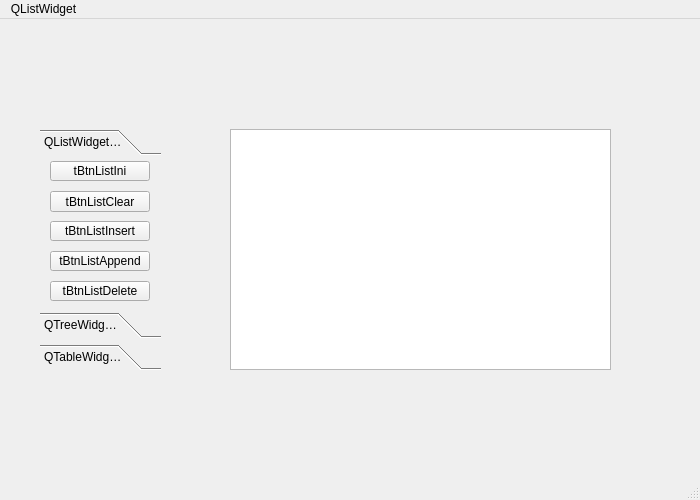
<?xml version="1.0" encoding="UTF-8"?>
<ui version="4.0">
 <class>MainWindow</class>
 <widget class="QMainWindow" name="MainWindow">
  <property name="geometry">
   <rect>
    <x>0</x>
    <y>0</y>
    <width>700</width>
    <height>500</height>
   </rect>
  </property>
  <property name="windowTitle">
   <string>MainWindow</string>
  </property>
  <widget class="QWidget" name="centralwidget">
   <widget class="QToolBox" name="toolBox">
    <property name="geometry">
     <rect>
      <x>40</x>
      <y>110</y>
      <width>121</width>
      <height>241</height>
     </rect>
    </property>
    <property name="currentIndex">
     <number>0</number>
    </property>
    <widget class="QWidget" name="page0">
     <property name="geometry">
      <rect>
       <x>0</x>
       <y>0</y>
       <width>121</width>
       <height>163</height>
      </rect>
     </property>
     <attribute name="label">
      <string>QListWidget操作</string>
     </attribute>
     <widget class="QToolButton" name="tBtnListIni">
      <property name="geometry">
       <rect>
        <x>10</x>
        <y>0</y>
        <width>100</width>
        <height>20</height>
       </rect>
      </property>
      <property name="text">
       <string>tBtnListIni</string>
      </property>
     </widget>
     <widget class="QToolButton" name="toolButton_2">
      <property name="geometry">
       <rect>
        <x>10</x>
        <y>30</y>
        <width>100</width>
        <height>21</height>
       </rect>
      </property>
      <property name="text">
       <string>tBtnListClear</string>
      </property>
     </widget>
     <widget class="QToolButton" name="toolButton_3">
      <property name="geometry">
       <rect>
        <x>10</x>
        <y>60</y>
        <width>100</width>
        <height>20</height>
       </rect>
      </property>
      <property name="text">
       <string>tBtnListInsert</string>
      </property>
     </widget>
     <widget class="QToolButton" name="toolButton_4">
      <property name="geometry">
       <rect>
        <x>10</x>
        <y>90</y>
        <width>100</width>
        <height>20</height>
       </rect>
      </property>
      <property name="text">
       <string>tBtnListAppend</string>
      </property>
     </widget>
     <widget class="QToolButton" name="toolButton_5">
      <property name="geometry">
       <rect>
        <x>10</x>
        <y>120</y>
        <width>100</width>
        <height>20</height>
       </rect>
      </property>
      <property name="text">
       <string>tBtnListDelete</string>
      </property>
     </widget>
    </widget>
    <widget class="QWidget" name="page2">
     <attribute name="label">
      <string>QTreeWidget操作</string>
     </attribute>
    </widget>
    <widget class="QWidget" name="page3">
     <property name="geometry">
      <rect>
       <x>0</x>
       <y>0</y>
       <width>121</width>
       <height>163</height>
      </rect>
     </property>
     <attribute name="label">
      <string>QTableWidget操作</string>
     </attribute>
    </widget>
   </widget>
   <widget class="QTableWidget" name="tableWidget">
    <property name="geometry">
     <rect>
      <x>230</x>
      <y>110</y>
      <width>381</width>
      <height>241</height>
     </rect>
    </property>
   </widget>
  </widget>
  <widget class="QMenuBar" name="menubar">
   <property name="geometry">
    <rect>
     <x>0</x>
     <y>0</y>
     <width>700</width>
     <height>22</height>
    </rect>
   </property>
   <widget class="QMenu" name="menuQListWidget">
    <property name="title">
     <string>QListWidget</string>
    </property>
   </widget>
   <addaction name="menuQListWidget"/>
  </widget>
  <widget class="QStatusBar" name="statusbar"/>
  <action name="actionQListWidget_user">
   <property name="text">
    <string>QListWidget user</string>
   </property>
  </action>
 </widget>
 <resources/>
 <connections/>
</ui>
